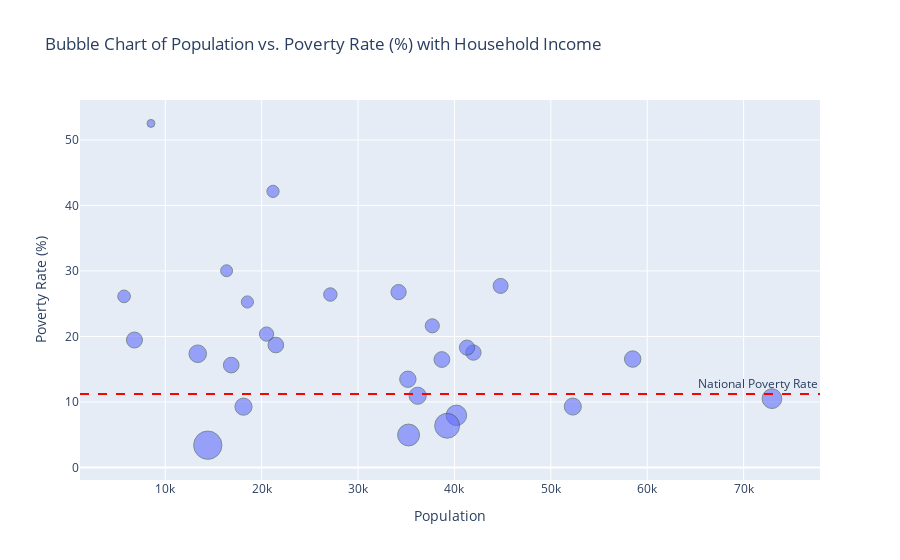

The notebook cell this image was saved under:
### Code cell
import plotly.express as px

# Create the Plotly bubble chart
fig = px.scatter(
    census_pd,
    x="Population",
    y="Poverty Rate (%)",
    size="Household Income",  # Size of the bubbles represents household income
    title="Bubble Chart of Population vs. Poverty Rate (%) with Household Income",
    labels={"Population": "Population", "Poverty Rate (%)": "Poverty Rate (%)"},
    hover_name="Name",  # This will display the name of the military base in the hover
    hover_data={
        "Population": True,
        "Poverty Rate (%)": True,
        "Household Income": True,
        "Nearest City": True,
        "Zipcode": True
    }
)

# Customize the bubble chart appearance
fig.update_traces(marker=dict(opacity=0.6, line=dict(width=1, color="DarkSlateGrey")))
fig.update_layout(showlegend=False, xaxis_title="Population", yaxis_title="Poverty Rate (%)", height=700 )
# Add a reference line for the national poverty rate
fig.add_hline(
    y=census_pd["National Poverty Rate"].iloc[0],
    line_dash="dash",
    line_color="red",
    annotation_text="National Poverty Rate"
)
# Show the chart
fig.show()

### Figure 1 — Plotly figure (JSON) as saved in the notebook; plotly's stock layout.template omitted (floating-point values rounded to 4 significant figures)
{"data": [{"customdata": [[43054, "Donthan", "36301"], [57689, "Sierra Vista", "85635"], [49919, "Barstow", "92311"], [52963, "Colorado Springs", "80903"], [39026, "Agusta", "30904"], [34578, "Columbus", "31901"], [50526, "Hinesville", "31313"], [63541, "Leavenworth", "66048"], [48238, "Manhattan", "66502"], [58229, "Clarksville", "37040"], [62713, "Elizabethtown", "42701"], [53012, "Leesville", "71446"], [90531, "Frederick", "21701"], [103099, "Odenton", "21113"], [66613, "Waynesville", "65583"], [53813, "Watertown", "13601"], [84145, "New York City", "11209"], [30660, "Fayetteville", "28301"], [43987, "Lawton", "73501"], [32306, "Columbia", "29201"], [13510, "El Paso", "79901"], [31804, "Killeen", "76541"], [172594, "Alexandria", "22301"], [49302, "Petersburg", "23803"], [133471, "Arlington", "22201"], [55250, "Tacoma", "98402"], [63577, "Sparta", "54656"]], "hovertemplate": "<b>%{hovertext}</b><br><br>Population=%{x}<br>Poverty Rate (%)=%{y}<br>Household Income=%{customdata[0]}<br>Nearest City=%{customdata[1]}<br>Zipcode=%{customdata[2]}<extra></extra>", "hovertext": ["Fort Novosel", "Fort Huachuca", "Fort Irwin", "Fort Carson", "Fort Eisenhower", "Fort Moore", "Fort Stewart", "Fort Leavenworth", "Fort Riley", "Fort Campbell", "Fort Knox", "Fort Johnson", "Fort Detrick", "Fort George G. Meade", "Fort Leonard Wood", "Fort Drum", "Fort Hamilton", "Fort Liberty", "Fort Still", "Fort Jackson", "Fort Bliss", "Fort Cavazos", "Fort Belvoir", "Fort Gregg-Adams", "Fort Meyer", "Joint Base Lewis-McChord", "Fort McCoy"], "legendgroup": "", "marker": {"color": "#636efa", "line": {"color": "DarkSlateGrey", "width": 1}, "opacity": 0.6, "size": [43054, 57689, 49919, 52963, 39026, 34578, 50526, 63541, 48238, 58229, 62713, 53012, 90531, 103099, 66613, 53813, 84145, 30660, 43987, 32306, 13510, 31804, 172594, 49302, 133471, 55250, 63577], "sizemode": "area", "sizeref": 431.5, "symbol": "circle"}, "mode": "markers", "name": "", "orientation": "v", "showlegend": false, "type": "scatter", "x": [37699, 35167, 34204, 16844, 27125, 5728, 41967, 36185, 44789, 58490, 52279, 21469, 40203, 35242, 13370, 38695, 72938, 16365, 20508, 21176, 8518, 18521, 14410, 41300, 39240, 6805, 18115], "xaxis": "x", "y": [21.62, 13.47, 26.77, 15.63, 26.4, 26.12, 17.54, 10.95, 27.72, 16.55, 9.296, 18.7, 7.96, 4.957, 17.36, 16.48, 10.51, 30.03, 20.36, 42.16, 52.52, 25.27, 3.4, 18.3, 6.369, 19.46, 9.285], "yaxis": "y"}], "layout": {"annotations": [{"showarrow": false, "text": "National Poverty Rate", "x": 1, "xanchor": "right", "xref": "x domain", "y": 11.2, "yanchor": "bottom", "yref": "y"}], "autosize": true, "legend": {"itemsizing": "constant", "tracegroupgap": 0}, "shapes": [{"line": {"color": "red", "dash": "dash"}, "type": "line", "x0": 0, "x1": 1, "xref": "x domain", "y0": 11.2, "y1": 11.2, "yref": "y"}], "showlegend": false, "title": {"text": "Bubble Chart of Population vs. Poverty Rate (%) with Household Income"}, "xaxis": {"anchor": "y", "autorange": true, "domain": [0, 1], "range": [1374.0, 77600.0], "title": {"text": "Population"}, "type": "linear"}, "yaxis": {"anchor": "x", "autorange": true, "domain": [0, 1], "range": [-1.187, 55.86], "title": {"text": "Poverty Rate (%)"}, "type": "linear"}}}
